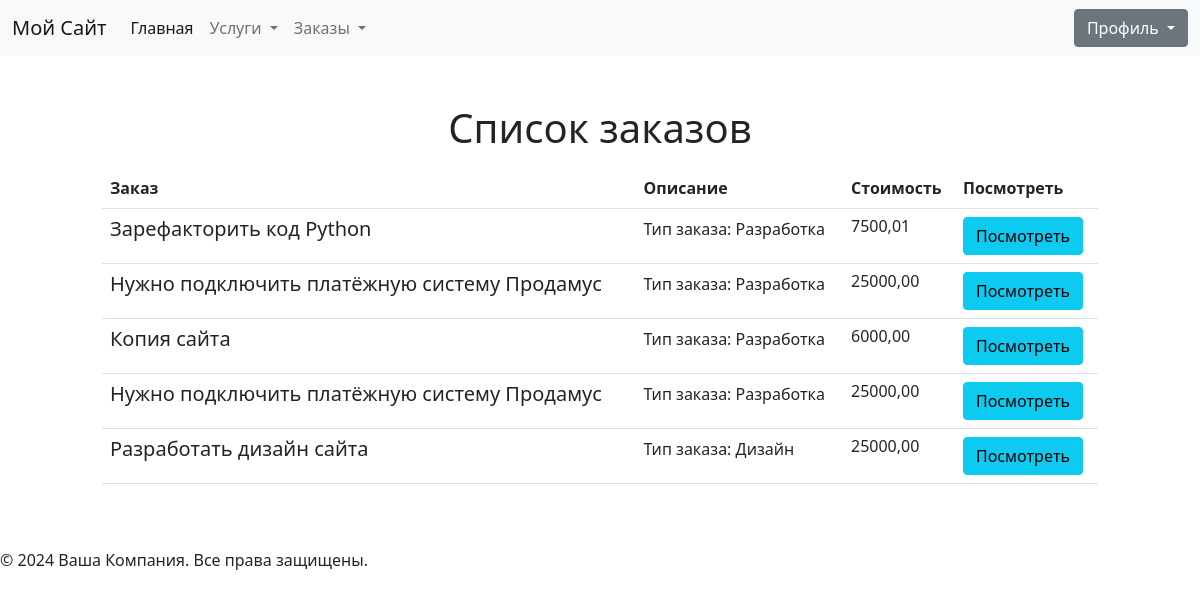
Screenshot of /orders/ with the database file from the repository.
### freelance/models.py (models this page shows, shortened)
class Order(models.Model):
    order_type = models.CharField(
        max_length=11,
        choices=Service.ServicesType.choices,
        default="design",
        verbose_name="Тип заказа",
    )
    title = models.CharField(max_length=255, verbose_name="Заголовок")
    description = models.TextField(verbose_name="Описание")
    created_at = models.DateTimeField(
        auto_now_add=True, verbose_name="Создан", null=True
    )
    updated_at = models.DateTimeField(auto_now=True, verbose_name="Обновлен", null=True)
    price = models.DecimalField(
        verbose_name="Стоимость", max_digits=10, decimal_places=2, default=0
    )
    customer = models.ForeignKey(
        Customer,
        on_delete=models.CASCADE,
        related_name="customers",
        blank=True,
        null=True,
        verbose_name="Заказчик",
    )
    executor = models.ForeignKey(
        Executor,
        on_delete=models.CASCADE,
        related_name="executors",
        blank=True,
        null=True,
        verbose_name="Исполнитель",
    )
    class Meta:
        verbose_name = "Заказ"
        verbose_name_plural = "Заказы"

### freelance/views.py (the view, shortened to what this page needs)
# urls.py: path("orders/", OrderListView.as_view(), name="order-list"),
class OrderListView(UserPassesTestMixin, ListView):
    model = Order
    template_name = "freelance/orders/order_list.html"  # Укажите ваш путь к шаблону
    context_object_name = "orders"
    def get_queryset(self):
        user = self.request.user
        if self.request.user.is_authenticated:
            user_groups = user.groups.all()
            if user_groups.filter(name="Customers").exists():
                customer = Customer.objects.get(profile__user=user)
                return Order.objects.filter(customer=customer)
        return Order.objects.all()
    def get_context_data(self, **kwargs):
        context = super().get_context_data(**kwargs)
        order_views = self.get_order_views()
        context["order_views"] = order_views
        context["title_label"] = "Список заказов"
        return context
    def get_order_views(self):
        if not self.request.user.is_authenticated:
            return [(order, None) for order in Order.objects.all()]
    def test_func(self):
        return True

### templates/freelance/orders/order_list.html (shortened to what this page needs)
{% extends 'basic/base.html' %}
{% load custom_tags %}
{% block content %}
<div class="row">
    <div class="col-md-6 offset-md-3 mt-5 mb-2 text-center">
        <h1>{{ title_label }}</h1>
    </div>
    <div class="orders mb-5 text-left col-md-10 offset-md-1">
        <table class="table">
            <tbody>
            {% if not order_views %}
                <tr>
                    <td colspan="5">Заказов нет</td>
                </tr>
            {% else %}
                <tr>
                    <th>Заказ</th>
                    <th>Описание</th>
                    <th>Стоимость</th>
                    <th>Посмотреть </th>
                </tr>
                {% for order, show_button in order_views %}
                <tr>
                    <td>
                        <h5>{{ order.title }}</h5>
                    </td>
                    <td>
                        <span class="minfo">Тип заказа: {{ order.get_order_type_display }}</span>
                    </td>
                    <td>
                        <h6>{{ order.price }}</h6>
                    </td>
                    <td>
                        <a class="btn btn-info" href="{% url 'freelance:order-detail' order.pk %}">Посмотреть</a>
                    </td>
                    </tr>
                    {% endfor %}
                {% endif %}
            </tbody>
        </table>
    </div>
</div>
{% endblock %}

### templates/basic/base.html (shortened to what this page needs)
<!DOCTYPE html>
<html lang="en">
<head>
    {% include 'basic/head.html' %}
</head>
<body>
    {% include 'basic/header.html' %}
    <main>
        {% block content %}{% endblock %}
    </main>
    {% include 'basic/footer.html' %}
</body>
</html>

### templates/basic/head.html (shortened to what this page needs)
<link rel="stylesheet" href="/static/css/bootstrap.css">
<link rel="stylesheet" href="/static/css/custom.css">

### templates/basic/header.html
{% include 'basic/includes/mainmenu.html' %}

### templates/basic/includes/mainmenu.html (shortened to what this page needs)
<header>
    <nav class="navbar navbar-expand-lg navbar-light bg-light">
        <div class="container-fluid">
            <a class="navbar-brand" href="/">Мой Сайт</a>
            <div class="collapse navbar-collapse" id="navbarNavDropdown">
                <ul class="navbar-nav">
                    <li class="nav-item">
                        <a class="nav-link active" aria-current="page" href="/">Главная</a>
                    </li>
                    <li class="nav-item dropdown">
                        <a class="nav-link dropdown-toggle" href="#" id="navbarDropdownMenuLink" role="button"
                            data-bs-toggle="dropdown" aria-expanded="false">
                            Услуги
                        </a>
                    </li>
                    <li class="nav-item dropdown">
                        <a class="nav-link dropdown-toggle" href="#" id="navbarDropdownOrdersLink" role="button"
                            data-bs-toggle="dropdown" aria-expanded="false">
                            Заказы
                        </a>
                    </li>
                </ul>
            </div>
            {% include 'basic/includes/login.html' %}
        </div>
    </nav>
</header>

### templates/basic/includes/login.html (shortened to what this page needs)
{% load custom_tags %}
{% if user.is_authenticated%}
<div class="dropdown">
    <button class="btn btn-secondary dropdown-toggle" type="button" id="dropdownMenuButton1"
        data-bs-toggle="dropdown" aria-expanded="false">
        Профиль: {{ user.username }}
    </button>
    <ul class="dropdown-menu" aria-labelledby="dropdownMenuButton1">
        <li>
            <a href="{% url 'ratings:rating_list' %}">Просмотреть отзывы</a>
        </li>
        {% if user|has_group:"Customers" %}
        <li>
            <a href="{% url 'freelance:order-create' %}">Создать заказ</a>
        </li>
        <li>
            <a href="{% url 'freelance:customer-access-orders' %}">Просмотреть заказы</a>
        </li>
        {% endif %}
        {% if user|has_group:"Executors" %}
        <li>
            <a href="{% url 'freelance:executor-requests' %}">Мои Заказы</a>
        </li>
        {% endif %}
        <li>
            <form action="{% url 'freelance:logout' %}" method="post">
                {% csrf_token %}
                <button type="submit" class="btn btn-primary">Выйти</button>
            </form>
        </li>
    </ul>
</div>
{% else %}
<div class="dropdown">
    <button class="btn btn-secondary dropdown-toggle" type="button" id="dropdownMenuButton1"
        data-bs-toggle="dropdown" aria-expanded="false">
        Профиль
    </button>
</div>
{% endif %}

### templates/basic/footer.html (shortened to what this page needs)
<footer>
    <p>© {% now "Y" %} Ваша Компания. Все права защищены.</p>
</footer>

### rows the page displays
Order: title "Зарефакторить код Python", order_type "Разработка", price "7500,01"
Order: title "Нужно подключить платёжную систему Продамус", order_type "Разработка", price "25000,00"
Order: title "Копия сайта", order_type "Разработка", price "6000,00"
Order: title "Нужно подключить платёжную систему Продамус", order_type "Разработка", price "25000,00"
Order: title "Разработать дизайн сайта", order_type "Дизайн", price "25000,00"

### other values shown
{{ title_label }} "Список заказов"
